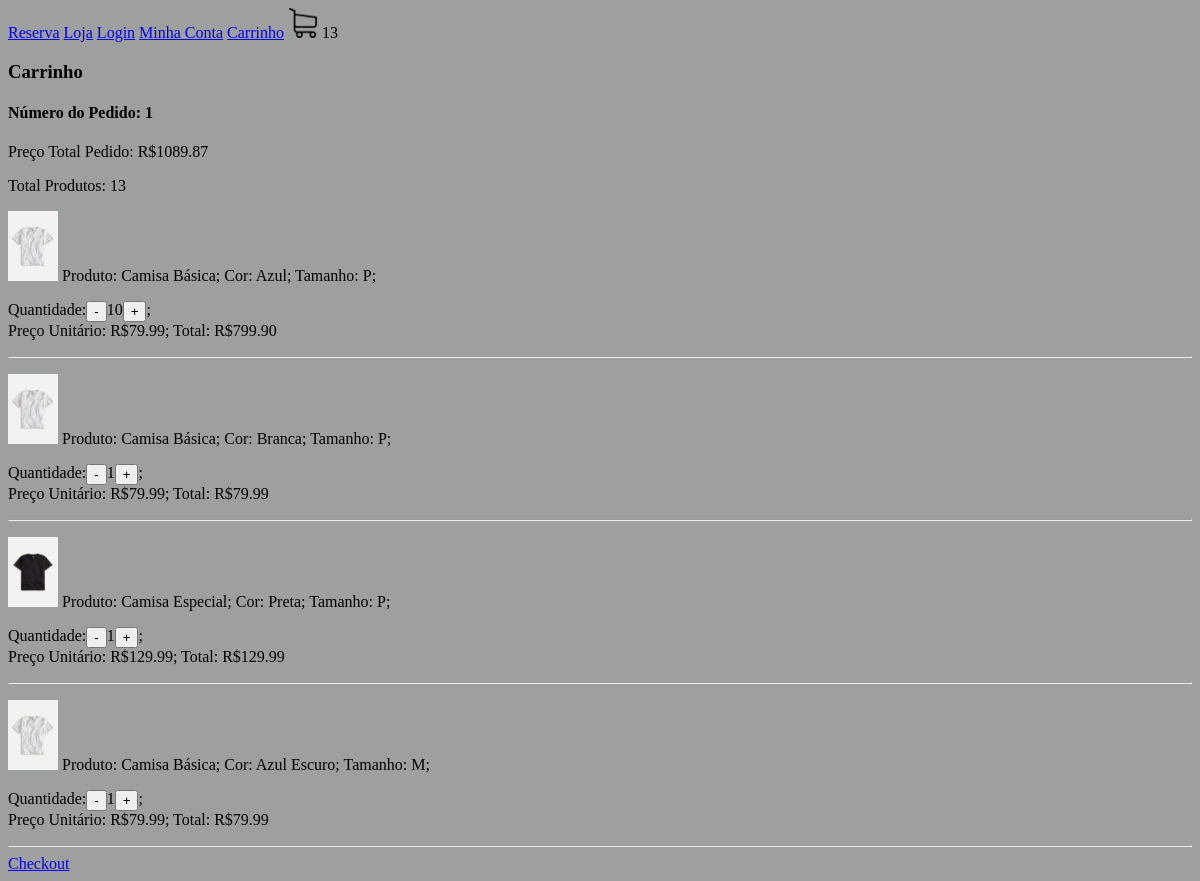
Before: /carrinho/ (signed in) with the older database file.
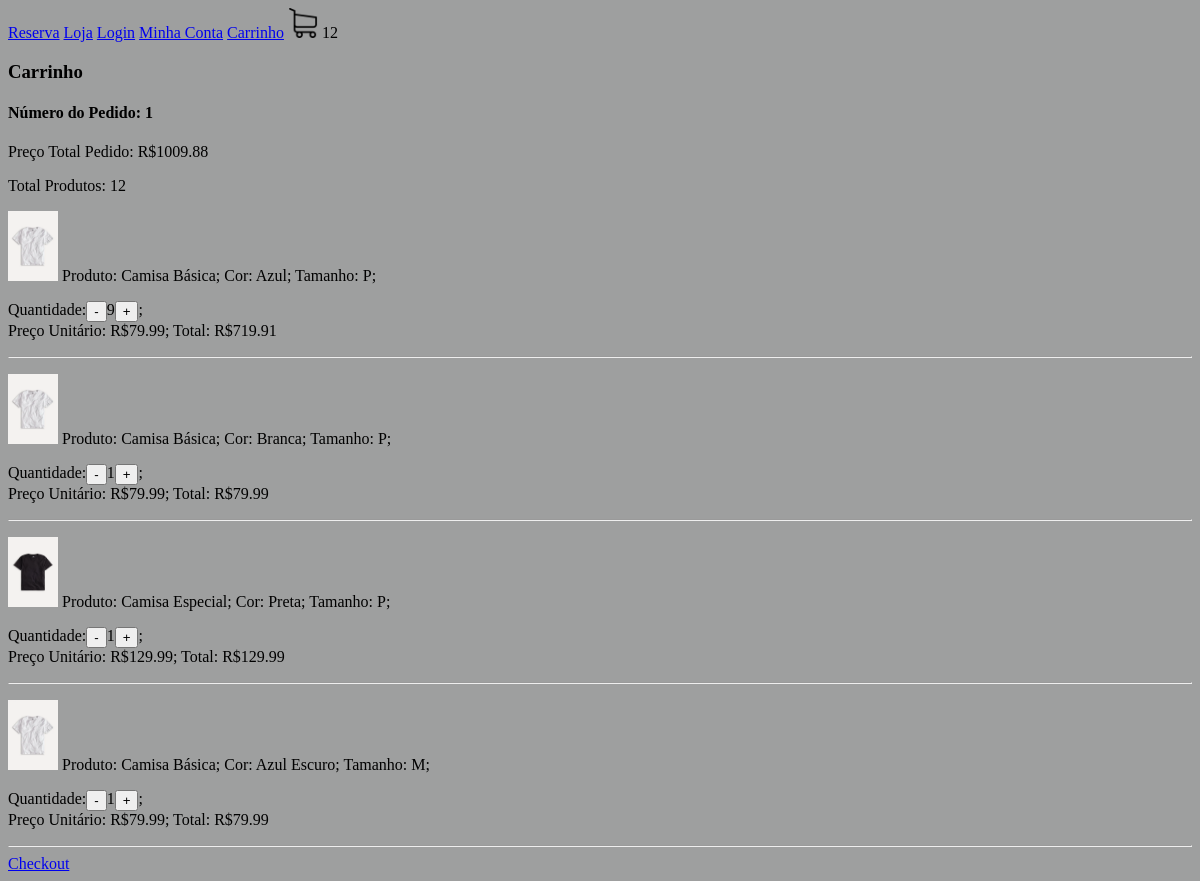
After: the same page with the newer database file.
### loja/models.py (models this page shows, shortened)
class Pedido(models.Model):
    cliente = models.ForeignKey(
        Cliente, null=True, blank=True, on_delete=models.SET_NULL)
    finalizado = models.BooleanField(default=False)
    codigo_transacao = models.CharField(max_length=200, null=True, blank=True)
    endereco = models.ForeignKey(
        Endereco, null=True, blank=True, on_delete=models.SET_NULL)
    data_finalizacao = models.DateTimeField(null=True, blank=True)
    @property
    def quantidade_total(self):
        itens_pedido = ItensPedido.objects.filter(pedido_id=self.id)
        quantidade = sum([item.quantidade for item in itens_pedido])
        return quantidade
    @property
    def preco_total(self):
        itens_pedido = ItensPedido.objects.filter(pedido_id=self.id)
        preco = sum([item.preco_total for item in itens_pedido])
        return preco

class ItensPedido(models.Model):
    item_estoque = models.ForeignKey(
        ItemEstoque, null=True, blank=True, on_delete=models.SET_NULL)
    quantidade = models.IntegerField(default=0)
    pedido = models.ForeignKey(
        Pedido, null=True, blank=True, on_delete=models.SET_NULL)
    @property
    def preco_total(self):
        return self.quantidade * self.item_estoque.produto.preco

class ItemEstoque(models.Model):
    produto = models.ForeignKey(
        Produto, null=True, blank=True, on_delete=models.SET_NULL)
    cor = models.ForeignKey(Cor, null=True, blank=True,
                            on_delete=models.SET_NULL)
    tamanho = models.CharField(max_length=200, null=True, blank=True)
    quantidade = models.IntegerField(default=0)

class Produto(models.Model):
    imagem = models.ImageField(null=True, blank=True)  # "camisa.png"
    nome = models.CharField(max_length=200, null=True, blank=True)
    preco = models.DecimalField(max_digits=10, decimal_places=2)
    ativo = models.BooleanField(default=True)
    categoria = models.ForeignKey(
        Categoria, null=True, blank=True, on_delete=models.SET_NULL)
    tipo = models.ForeignKey(
        Tipo, null=True, blank=True, on_delete=models.SET_NULL)

class Cor(models.Model):
    nome = models.CharField(max_length=200, null=True, blank=True)
    codigo = models.CharField(max_length=200, null=True, blank=True)

### loja/views.py (the view, shortened to what this page needs)
# urls.py: path('carrinho/', carrinho, name="carrinho"),
def carrinho(request):
    if request.user.is_authenticated:
        cliente = request.user.cliente
    pedido, criado = Pedido.objects.get_or_create(
        cliente=cliente, finalizado=False)
    itens_pedido = ItensPedido.objects.filter(pedido=pedido)
    context = {"itens_pedido": itens_pedido,
               "pedido": pedido, "cliente_existente": True}
    return render(request, 'carrinho.html', context)

### loja/novos_context.py (called while the page is built, shortened)
def carrinho(request):
    quantidade_produtos_carrinho = 0
    if request.user.is_authenticated:
        cliente = request.user.cliente
    pedido, criado = Pedido.objects.get_or_create(
        cliente=cliente, finalizado=False)
    itens_pedido = ItensPedido.objects.filter(pedido=pedido)
    for item in itens_pedido:
        quantidade_produtos_carrinho += item.quantidade
    return {"quantidade_produtos_carrinho": quantidade_produtos_carrinho}

### loja/templates/carrinho.html (shortened to what this page needs)
{% extends 'base.html' %}
{% load static %}
{% block bory %}
<h3>Carrinho</h3>
{% if cliente_existente %}
<h4>Número do Pedido: {{ pedido.id }}</h4>
<P>Preço Total Pedido: R${{ pedido.preco_total }}</P>
<P>Total  Produtos: {{ pedido.quantidade_total }}</P>
{% for item in itens_pedido %}
    <p>
        <img src="{{ item.item_estoque.produto.imagem.url }}" width="50" height="70">
        Produto: {{ item.item_estoque.produto.nome }}; Cor: {{ item.item_estoque.cor.nome }}; Tamanho: {{ item.item_estoque.tamanho }};
        <div style="display: flex">
                Quantidade:
                <form method="POST" action="{% url 'remover_carrinho' item.item_estoque.produto.id %}">
                    <button type="submit">-</button>
                </form>
                {{ item.quantidade }}
                <form method="POST" action="{% url 'adicionar_carrinho' item.item_estoque.produto.id %}">
                    <button type="submit">+</button>
                </form>;
        </div>
        Preço Unitário: R${{ item.item_estoque.produto.preco }}; Total: R${{ item.preco_total }}
    </p>
    <hr>
    {% endfor %}
    <a href="{% url 'checkout' %}">Checkout</a>
{% else %}
    <h3>Seu carrinho está vazio</h3>
    <a href="{% url 'loja' %}">Visite nossa loja</a>
{% endif %}
{% endblock %}

Changed rows visible on the page:
changed through a linked row, Pedido id 1: preco_total "1089.87" → "1009.88"; quantidade_total "13" → "12"
changed ItensPedido "Azul": quantidade "10" → "9"; preco_total "799.90" → "719.91"
Other visible differences:
{{ quantidade_produtos_carrinho }}: "13" → "12"
